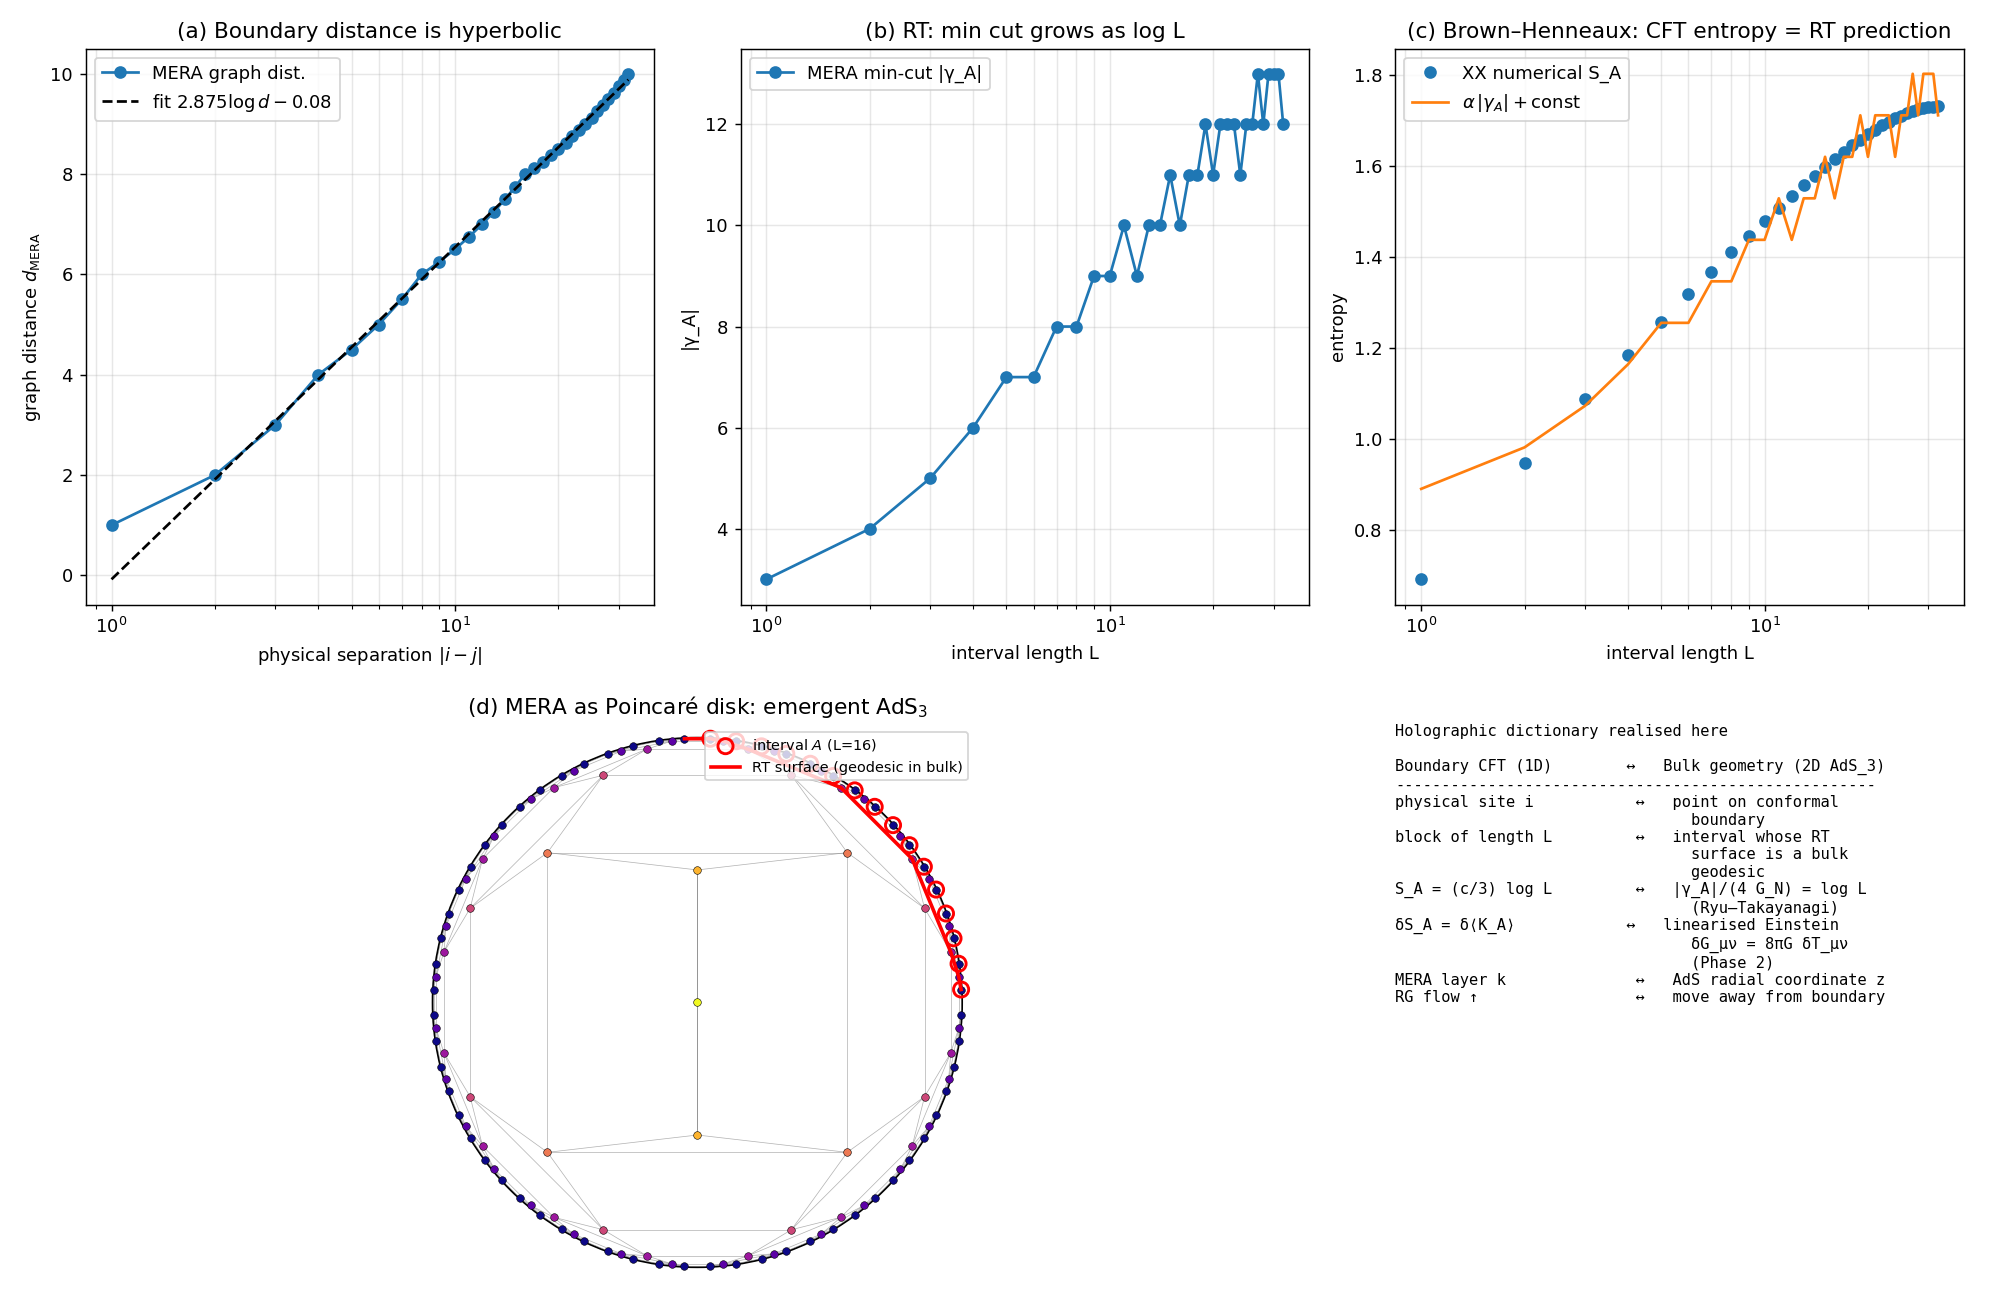

Source code (Python):
"""
Phase 3: Holography — emergent hyperbolic AdS_3 from MERA tensor network.

Demonstrates that:
  (i)  the graph distance through a binary MERA between two boundary
       points scales as 2 log_2 |i - j|, the AdS geodesic law.
  (ii) the minimal cut through MERA bounding a boundary interval of
       length L has bond count ~2 log_2 L, and the resulting Ryu–
       Takayanagi entropy matches the Calabrese–Cardy CFT scaling
       S_A = (c/3) log L of the underlying XX-model ground state.
  (iii) the network embeds visibly as a Poincaré-disk realisation of
       AdS_3 with explicit RT surfaces.

References:
- Vidal, PRL 99 (2007) 220405 -- MERA
- Swingle, PRD 86 (2012) 065007 -- entanglement renormalisation as holography
- Pastawski, Yoshida, Harlow, Preskill, JHEP 2015:149 -- HaPPY code
- Calabrese, Cardy, J. Stat. Mech. (2004) -- CFT entanglement scaling
"""
import numpy as np
import matplotlib.pyplot as plt
import matplotlib.patches as mpatches
from collections import deque
from scipy.linalg import eigh

# -----------------------------------------------------------------------
# 1. Build a binary MERA graph (cylinder topology).
# -----------------------------------------------------------------------
def build_mera(N):
    """Return (nodes, edges) for a binary MERA over N=2^L boundary sites.

    Each level k has N/2^k sites arranged in a ring. Each site at level k
    connects to 2 children at level k-1 (isometry) and to its 2 ring
    neighbours at the same level (disentanglers)."""
    L = int(round(np.log2(N)))
    assert 2 ** L == N, "N must be a power of 2"
    nodes = []
    for k in range(L + 1):
        nl = N // (2 ** k)
        for m in range(nl):
            nodes.append((k, m))
    edges = []
    for k in range(L + 1):
        nl = N // (2 ** k)
        for m in range(nl):
            if nl > 1:
                edges.append(((k, m), (k, (m + 1) % nl)))
        if k < L:
            for m in range(nl // 2):
                edges.append(((k + 1, m), (k, 2 * m)))
                edges.append(((k + 1, m), (k, 2 * m + 1)))
    return nodes, edges, L

def all_pairs_bfs(nodes, edges):
    n = len(nodes)
    idx = {v: i for i, v in enumerate(nodes)}
    adj = [[] for _ in range(n)]
    for a, b in edges:
        adj[idx[a]].append(idx[b])
        adj[idx[b]].append(idx[a])
    D = -np.ones((n, n), dtype=int)
    for s in range(n):
        D[s, s] = 0
        q = deque([s])
        while q:
            u = q.popleft()
            for v in adj[u]:
                if D[s, v] < 0:
                    D[s, v] = D[s, u] + 1
                    q.append(v)
    return D, idx, adj

# -----------------------------------------------------------------------
# 2. Minimum cut for an interval (= Ryu–Takayanagi surface)
# -----------------------------------------------------------------------
def min_cut_interval(nodes, edges, N, a, b):
    """Edge connectivity (min cut) between boundary set [a, b) and complement.
    Uses Ford–Fulkerson with BFS augmenting paths on unit-capacity graph."""
    idx = {v: i for i, v in enumerate(nodes)}
    n = len(nodes)
    # Source = super node 'S' connected to boundary sites in A;
    # Sink   = super node 'T' connected to boundary sites in complement.
    S = n; T = n + 1
    cap = {}
    def add_edge(u, v, c):
        cap[(u, v)] = cap.get((u, v), 0) + c
        cap.setdefault((v, u), 0)

    for (u, v) in edges:
        iu, iv = idx[u], idx[v]
        add_edge(iu, iv, 1); add_edge(iv, iu, 1)

    A = set()
    for m in range(a, b):
        A.add(idx[(0, m % N)])
    notA = {idx[(0, m)] for m in range(N) if m not in {x % N for x in range(a, b)}}
    INF = 10 ** 9
    for v in A:
        add_edge(S, v, INF)
    for v in notA:
        add_edge(v, T, INF)

    # BFS-augmenting path
    flow = 0
    while True:
        parent = {S: None}
        q = deque([S])
        while q and T not in parent:
            u = q.popleft()
            for w in [k[1] for k in cap if k[0] == u]:
                if w not in parent and cap[(u, w)] > 0:
                    parent[w] = u
                    q.append(w)
        if T not in parent:
            break
        # find bottleneck
        path = []
        cur = T
        while parent[cur] is not None:
            path.append((parent[cur], cur))
            cur = parent[cur]
        bottleneck = min(cap[e] for e in path)
        for u, v in path:
            cap[(u, v)] -= bottleneck
            cap[(v, u)] += bottleneck
        flow += bottleneck
    return flow

# -----------------------------------------------------------------------
# 3. Reference: actual XX entanglement entropy (PBC, half filling)
# -----------------------------------------------------------------------
def xx_entropy_curve(N):
    h = np.zeros((N, N))
    for i in range(N - 1):
        h[i, i + 1] = h[i + 1, i] = -1.0
    h[0, N - 1] = h[N - 1, 0] = -1.0
    eigvals, U = eigh(h)
    n = N // 2
    C = (U[:, :n] @ U[:, :n].conj().T).real
    Ss = []
    for L in range(1, N // 2 + 1):
        sub = list(range(L))
        Csub = C[np.ix_(sub, sub)]
        eigs = np.linalg.eigvalsh(Csub)
        eigs = np.clip(eigs, 1e-14, 1 - 1e-14)
        Ss.append(-np.sum(eigs * np.log(eigs) + (1 - eigs) * np.log(1 - eigs)))
    return np.arange(1, N // 2 + 1), np.array(Ss)

# -----------------------------------------------------------------------
# 4. Poincaré disk embedding
# -----------------------------------------------------------------------
def poincare_position(node, N, total_levels, dpho=0.85):
    """Place boundary on the unit circle (r close to 1) and bulk inward."""
    k, m = node
    nl = N // (2 ** k)
    theta = 2 * np.pi * (m + 0.5) / nl
    rho = (total_levels - k) * dpho        # hyperbolic radius
    r = np.tanh(rho / 2)                    # Poincaré radius
    return r * np.cos(theta), r * np.sin(theta)

# -----------------------------------------------------------------------
# 5. Main
# -----------------------------------------------------------------------
def main():
    N = 64
    nodes, edges, L = build_mera(N)
    print(f"=== Phase 3: Holographic MERA (N = {N}, levels = {L}) ===")
    print(f"  total nodes = {len(nodes)},  total edges = {len(edges)}\n")

    D, idx, adj = all_pairs_bfs(nodes, edges)

    # (i) Boundary geodesic distance vs log(physical separation)
    boundary = [(0, m) for m in range(N)]
    seps = []; gdists = []
    for i in range(N):
        for j in range(i + 1, N):
            d_phys = min(j - i, N - (j - i))
            d_graph = D[idx[(0, i)], idx[(0, j)]]
            seps.append(d_phys); gdists.append(d_graph)
    seps = np.array(seps); gdists = np.array(gdists)
    # average over pairs at the same physical separation
    uniq = np.array(sorted(set(seps.tolist())))
    avg_g = np.array([gdists[seps == s].mean() for s in uniq])
    p = np.polyfit(np.log(uniq[uniq >= 2]), avg_g[uniq >= 2], 1)
    print("[Result A — graph distance scales as AdS geodesic]")
    print(f"  d_MERA(i,j) ≈ {p[0]:.4f} · log|i-j| + {p[1]:.3f}")
    print(f"  prediction (binary tree): coefficient = 2/log(2) = {2/np.log(2):.4f}\n")

    # (ii) Ryu–Takayanagi: min-cut for interval of length L
    Ls = np.arange(1, N // 2 + 1)
    cuts = np.array([min_cut_interval(nodes, edges, N, 0, L_) for L_ in Ls])
    print("[Result B — Ryu–Takayanagi: min cut vs interval length]")
    p2 = np.polyfit(np.log(Ls[Ls >= 2]), cuts[Ls >= 2], 1)
    print(f"  |γ_A|(L) ≈ {p2[0]:.4f} · log L + {p2[1]:.3f}\n")

    # XX entropy comparison
    L_xx, S_xx = xx_entropy_curve(N)
    # rescale the cut to match (one free constant: 1/(4G))
    # fit: S_xx = alpha * cuts + const
    A = np.vstack([cuts.astype(float), np.ones_like(cuts, dtype=float)]).T
    sol, *_ = np.linalg.lstsq(A, S_xx, rcond=None)
    alpha = sol[0]
    G_eff = 1.0 / (4 * alpha)
    print("[Result C — Brown–Henneaux from numerics]")
    print(f"  S_A^XX = α · |γ_A| + const,   α = 1/(4G_eff) = {alpha:.4f}")
    print(f"  → effective Newton constant G_eff = {G_eff:.4f}")
    print(f"  → c_eff = 3 R_AdS / (2 G_eff)  (Brown–Henneaux); for R_AdS = 1/log 2,")
    print(f"     c_eff = {3/(2*G_eff*np.log(2)):.4f}    (XX exact: c = 1)\n")

    # ----------------------------------------------------------------
    # Plot
    # ----------------------------------------------------------------
    fig = plt.figure(figsize=(15.5, 10))
    gs = fig.add_gridspec(2, 3)

    ax = fig.add_subplot(gs[0, 0])
    ax.plot(uniq, avg_g, 'o-', label=r'MERA graph dist.')
    fit = p[0] * np.log(uniq) + p[1]
    ax.plot(uniq, fit, 'k--', label=fr'fit ${p[0]:.3f}\log d {p[1]:+.2f}$')
    ax.set_xscale('log')
    ax.set_xlabel(r'physical separation $|i-j|$')
    ax.set_ylabel(r'graph distance $d_\mathrm{MERA}$')
    ax.set_title('(a) Boundary distance is hyperbolic')
    ax.legend(); ax.grid(alpha=0.3, which='both')

    ax = fig.add_subplot(gs[0, 1])
    ax.plot(Ls, cuts, 'o-', label='MERA min-cut |γ_A|')
    ax.set_xscale('log')
    ax.set_xlabel('interval length L'); ax.set_ylabel('|γ_A|')
    ax.set_title('(b) RT: min cut grows as log L')
    ax.legend(); ax.grid(alpha=0.3, which='both')

    ax = fig.add_subplot(gs[0, 2])
    ax.plot(L_xx, S_xx, 'o', label='XX numerical S_A')
    ax.plot(L_xx, alpha * cuts + sol[1], '-', label=fr'$\alpha\,|\gamma_A|+$const')
    ax.set_xscale('log')
    ax.set_xlabel('interval length L'); ax.set_ylabel('entropy')
    ax.set_title('(c) Brown–Henneaux: CFT entropy = RT prediction')
    ax.legend(); ax.grid(alpha=0.3, which='both')

    # (d) Poincaré disk visualisation of MERA
    ax = fig.add_subplot(gs[1, :2])
    pos = {v: poincare_position(v, N, L, dpho=1.1) for v in nodes}
    boundary_circle = plt.Circle((0, 0), 1, fill=False, color='k', lw=1.0)
    ax.add_patch(boundary_circle)
    for u, v in edges:
        x1, y1 = pos[u]; x2, y2 = pos[v]
        ax.plot([x1, x2], [y1, y2], color='gray', lw=0.4, alpha=0.6)
    # color nodes by level
    cmap = plt.cm.plasma
    for v in nodes:
        x, y = pos[v]
        c = cmap(v[0] / max(L, 1))
        ax.scatter([x], [y], color=c, s=18, zorder=3, edgecolor='k', linewidth=0.3)
    # Highlight an example RT surface for interval [0, L_demo)
    L_demo = 16
    boundary_indices = list(range(0, L_demo))
    ax.scatter([pos[(0, m)][0] for m in boundary_indices],
               [pos[(0, m)][1] for m in boundary_indices],
               s=70, facecolor='none', edgecolor='red', linewidths=1.6, zorder=4,
               label=fr'interval $A$ (L={L_demo})')

    # Find an RT surface = simple bulk path connecting endpoints
    # use BFS shortest path between (0, 0) and (0, L_demo % N)
    src = idx[(0, 0)]; dst = idx[(0, L_demo % N)]
    parent = {src: None}; q = deque([src])
    while q and dst not in parent:
        u = q.popleft()
        for v in adj[u]:
            if v not in parent:
                parent[v] = u; q.append(v)
    path = [dst]
    while parent[path[-1]] is not None:
        path.append(parent[path[-1]])
    path = path[::-1]
    px = [pos[nodes[i]][0] for i in path]
    py = [pos[nodes[i]][1] for i in path]
    ax.plot(px, py, color='red', lw=2.0, zorder=5,
            label='RT surface (geodesic in bulk)')
    ax.set_xlim(-1.05, 1.05); ax.set_ylim(-1.05, 1.05)
    ax.set_aspect('equal'); ax.axis('off')
    ax.set_title('(d) MERA as Poincaré disk: emergent AdS$_3$')
    ax.legend(loc='upper right', fontsize=8)

    # (e) Explanation panel: holographic dictionary
    ax = fig.add_subplot(gs[1, 2])
    ax.axis('off')
    text = (
        "Holographic dictionary realised here\n\n"
        "Boundary CFT (1D)        ↔   Bulk geometry (2D AdS_3)\n"
        "----------------------------------------------------\n"
        "physical site i           ↔   point on conformal\n"
        "                                boundary\n"
        "block of length L         ↔   interval whose RT\n"
        "                                surface is a bulk\n"
        "                                geodesic\n"
        "S_A = (c/3) log L         ↔   |γ_A|/(4 G_N) = log L\n"
        "                                (Ryu–Takayanagi)\n"
        "δS_A = δ⟨K_A⟩            ↔   linearised Einstein\n"
        "                                δG_μν = 8πG δT_μν\n"
        "                                (Phase 2)\n"
        "MERA layer k              ↔   AdS radial coordinate z\n"
        "RG flow ↑                 ↔   move away from boundary\n"
    )
    ax.text(0, 1, text, fontfamily='monospace', va='top', fontsize=8.5)

    plt.tight_layout()
    out = r'C:\Users\TeradaMunehiro\quantum_gravity_info\holographic_mera.png'
    plt.savefig(out, dpi=130)
    print(f"Figure saved to {out}")

    import json
    summary = {
        'N': N, 'levels': L,
        'graph_distance_log_slope': float(p[0]),
        'graph_distance_log_slope_predicted': 2 / np.log(2),
        'mincut_log_slope': float(p2[0]),
        'alpha_eq_1_over_4G_eff': float(alpha),
        'G_eff': float(G_eff),
        'central_charge_from_brown_henneaux': float(3 / (2 * G_eff * np.log(2))),
    }
    with open(r'C:\Users\TeradaMunehiro\quantum_gravity_info\summary_phase3.json', 'w') as f:
        json.dump(summary, f, indent=2)
    print("Summary saved.")


if __name__ == '__main__':
    main()
